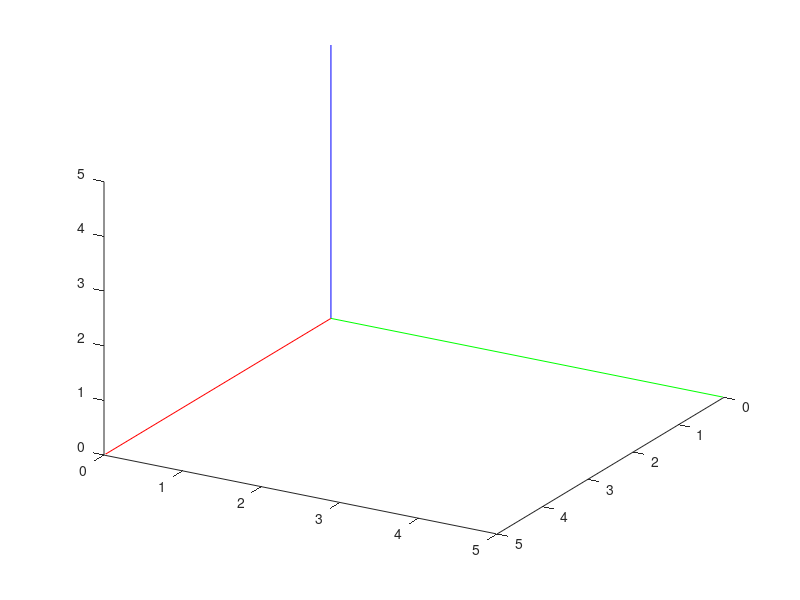

Here is the MATLAB script that generated this plot: (Note: this script raises an error after producing the figure.)
% Ejercicio 1
% Pablo Sotelo Abraham de Jesús
% Boleta: B230996
% Metodos Algebraicos para Robots

clc         %Limpiar pantalla
clear all   %Limpiar las variables
close       %Cerrar gráficas que existen
Tid=[1 0 0 0;
     0 1 0 0;
     0 0 1 0;
     0 0 0 1]; % Matriz identidad
% Se realiza la rotación en X 
for t=0:1:30
    clf
    line([0 5],[0,0],[0 0],'color','r') 
    line([0 0],[0,5],[0 0],'color','g') 
    line([0 0],[0,0],[0 5],'color','b')
    view(120,30)
    Tr1=Rot_X(t);
    ejesmoviles(Tr1);
    pause(0.001)
end
% pause() % Descomentar para ver posiciones
Tid=Tr1; %Se "guarda" la última posición
%Rotación en Y
for t=0:1:25
    clf
    view(120,30)
    line([0 5],[0,0],[0 0],'color','r') 
    line([0 0],[0,5],[0 0],'color','g') 
    line([0 0],[0,0],[0 5],'color','b')
    Tr2=Tid*Rot_Y(t);
    ejesmoviles(Tr2);
    pause(0.001)
end
% pause() % Descomentar para ver posiciones
Tid2=Tr2; %Se "guarda" la última posición
%Rotación en Z
for t=0:1:15
    clf
    view(120,30)
    line([0 5],[0,0],[0 0],'color','r') 
    line([0 0],[0,5],[0 0],'color','g') 
    line([0 0],[0,0],[0 5],'color','b')
    Tr3=Tid2*Rot_Z(t);
    ejesmoviles(Tr3);
    pause(0.001)
end

